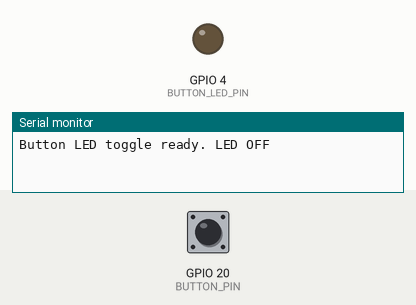
A sketch run on a simulated Seeed XIAO ESP32-C3. Shown: output pins drawn as LEDs (lit = HIGH), the last lines printed to the serial monitor. The inputs (shaded band) are chosen by the test bench; at power-on: GPIO 20 (BUTTON_PIN) HIGH.

Above: at 1.2 s.
1.3 s: GPIO 20 (BUTTON_PIN) pulled LOW for 0.15 s
At 2.1 s:
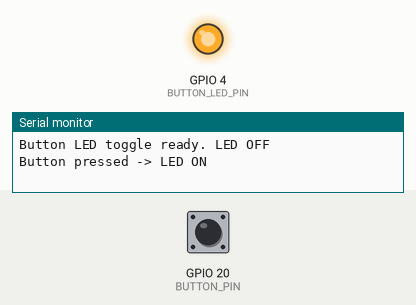
2.9 s: GPIO 20 (BUTTON_PIN) pulled LOW for 1 s
At 3.6 s:
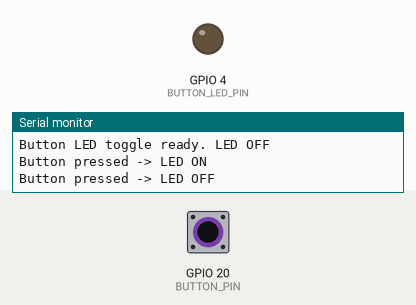
5.4 s: GPIO 20 (BUTTON_PIN) pulled LOW for 3.2 s
At 5.8 s:
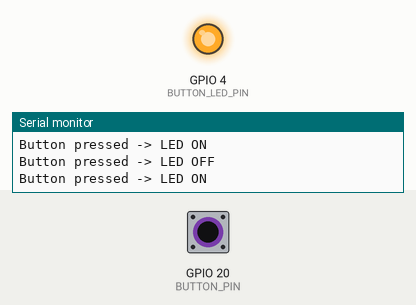
Timing chart, 0 to 8.4 s (numbered marks = the images above; inputs shaded):
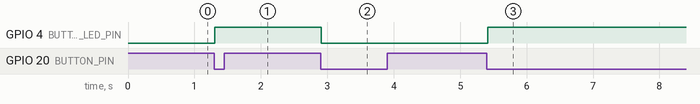

Measured:
- after the input at 1.3 s, GPIO 4 (BUTTON_LED_PIN): LOW → HIGH at once
- after the input at 2.9 s, GPIO 4 (BUTTON_LED_PIN): HIGH → LOW at once
- after the input at 5.4 s, GPIO 4 (BUTTON_LED_PIN): LOW → HIGH at once

The sketch:

step_05_button_controls_led.ino
```cpp
// STEP 05: Button Controls an LED
//
// WIRING DIAGRAM
// XIAO ESP32-C3 D7 -> pushbutton -> GND
// XIAO ESP32-C3 D2 -> 220-330 ohm resistor -> LED anode (+)
// LED cathode (-) -> GND
// Button uses INPUT_PULLUP, so the pin reads LOW when pressed

#define USE_SUPER_MINI_PINS 0

#if USE_SUPER_MINI_PINS
const int BUTTON_PIN = 0;
const int BUTTON_LED_PIN = 7;
#else
const int BUTTON_PIN = D7;
const int BUTTON_LED_PIN = D2;
#endif

const unsigned long DEBOUNCE_MS = 200;

bool ledOn = false;
int lastButtonState = HIGH;
unsigned long lastPressTime = 0;

void setup() {
  pinMode(BUTTON_PIN, INPUT_PULLUP);
  pinMode(BUTTON_LED_PIN, OUTPUT);
  Serial.begin(115200);
  digitalWrite(BUTTON_LED_PIN, LOW);
  Serial.println("Button LED toggle ready. LED OFF");
}

void loop() {
  int buttonState = digitalRead(BUTTON_PIN);
  unsigned long now = millis();

  if (buttonState == LOW && lastButtonState == HIGH && now - lastPressTime >= DEBOUNCE_MS) {
    ledOn = !ledOn;
    lastPressTime = now;

    if (ledOn) {
      digitalWrite(BUTTON_LED_PIN, HIGH);
      Serial.println("Button pressed -> LED ON");
    } else {
      digitalWrite(BUTTON_LED_PIN, LOW);
      Serial.println("Button pressed -> LED OFF");
    }
  }

  lastButtonState = buttonState;
  delay(20);
}
```
